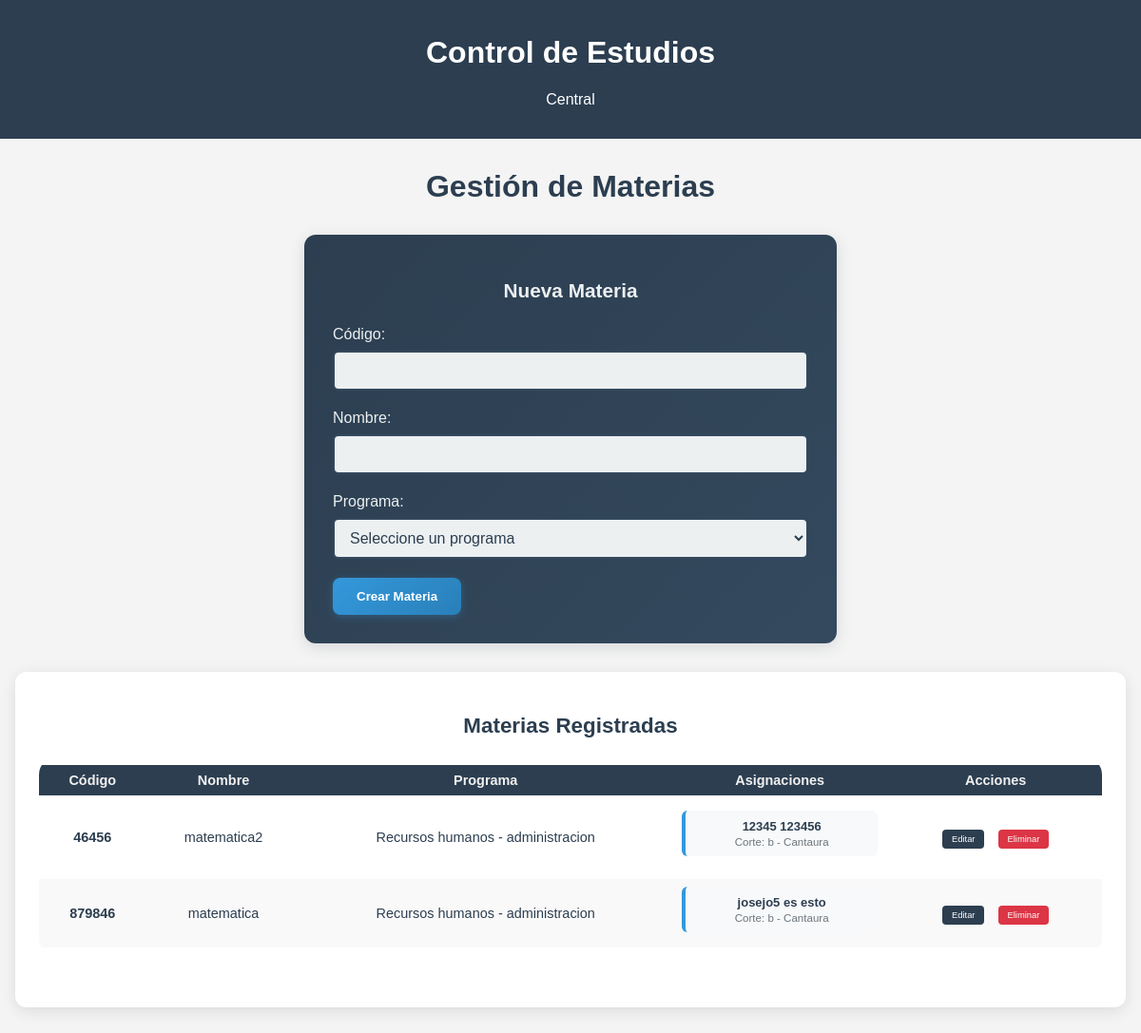
Screenshot of /control_academico/materias with the database file from the repository.
### modulos/control_academico/models.py (models this page shows, shortened)
class Materia(db.Model):
    __tablename__ ='materias'
    codigo = db.Column(db.Integer, primary_key=True, unique=True)
    nombre = db.Column(db.String(100), nullable=False)
    programa_id = db.Column(db.Integer, db.ForeignKey('programas.id'), nullable=False)
    programa = db.relationship('Programa', back_populates='materias')
    asignaciones = db.relationship('AsignacionMateria', back_populates='materia')
    notas = db.relationship('Nota', back_populates='materia')

class Programa(db.Model):
    __tablename__ = 'programas'
    id = db.Column(db.Integer, primary_key=True)
    nombre = db.Column(db.String(100), nullable=False)
    carrera_id = db.Column(db.Integer, db.ForeignKey('carreras.id'), nullable=False)
    carrera = db.relationship('Carrera', back_populates='programas')
    materias = db.relationship('Materia', back_populates='programa')
    cortes = db.relationship('Corte', back_populates='programa')

class Carrera(db.Model):
    __tablename__ = 'carreras'
    id = db.Column(db.Integer, primary_key=True)
    nombre = db.Column(db.String(100), nullable=False, unique=True)
    programas = db.relationship('Programa', back_populates='carrera')
    estudiantes = db.relationship('Estudiante', back_populates='carrera')

class AsignacionMateria(db.Model):
    __tablename__ = 'asignaciones_materias'
    id = db.Column(db.Integer, primary_key=True)
    profesor_id = db.Column(db.String(20), db.ForeignKey('profesores.cedula'), nullable=False)
    materia_codigo = db.Column(db.Integer, db.ForeignKey('materias.codigo'), nullable=False)
    corte_id = db.Column(db.Integer, db.ForeignKey('cortes.id'), nullable=False)
    fecha_asignacion = db.Column(db.DateTime, default=datetime.utcnow, nullable=False)
    profesor = db.relationship('Profesor', back_populates='asignaciones')
    materia = db.relationship('Materia', back_populates='asignaciones')
    corte = db.relationship('Corte', back_populates='asignaciones')
    __table_args__ = (
        db.UniqueConstraint('materia_codigo', 'corte_id', name='uq_materia_corte'),
    )

class Corte(db.Model):
    __tablename__ = 'cortes'
    id = db.Column(db.Integer, primary_key=True)
    programa_id = db.Column(db.Integer, db.ForeignKey('programas.id'), nullable=False)
    seccion = db.Column(db.String(20), nullable=False)
    zona = db.Column(db.String(50), nullable=False)
    fecha_inicio = db.Column(db.Date, nullable=False)
    fecha_fin = db.Column(db.Date, nullable=False)
    programa = db.relationship('Programa', back_populates='cortes')
    inscripciones = db.relationship('Inscripcion', back_populates='corte')
    asignaciones = db.relationship('AsignacionMateria', back_populates='corte')

### modulos/central/models.py (models this page shows, shortened)
class Persona(db.Model):
    __tablename__ = 'personas'
    cedula = db.Column(db.String(20), primary_key=True, unique=True)
    nombre = db.Column(db.String(100), nullable=False)
    apellido = db.Column(db.String(100), nullable=False)
    numero_telefono = db.Column(db.Integer)
    correo_electronico = db.Column(db.String(100), unique=True, nullable=False)
    usuario = db.Column(db.String(50), unique=True, nullable=False)
    contrasenia = db.Column(db.String(100), nullable=False)
    rol = db.Column(db.String(20), nullable=False)
    __mapper_args__ = {
        'polymorphic_identity': 'persona',
        'polymorphic_on': rol
    }

### modulos/control_academico/routes.py (the view)
@bp.route('/materias')
def listar_materias():
    materias = Materia.query.all()
    profesores = Profesor.query.all()
    programas = Programa.query.all()
    asignaciones = AsignacionMateria.query.all()
    return render_template('control_academico/materias.html',
                         materias=materias, profesores=profesores, programas=programas, asignaciones=asignaciones)

### modulos/control_academico/templates/control_academico/materias.html (shortened to what this page needs)
{% extends "central/base.html" %}
{% block content %}
<div class="welcome-container">
    <h1 class="titulo-estudiantes">Gestión de Materias</h1>
    <div class="form-container-academico">
        <h2>Nueva Materia</h2>
        <form action="{{ url_for('control_academico.crear_materia') }}" method="POST">
            <div class="form-group">
                <label for="codigo">Código:</label>
                <input type="text" id="codigo" name="codigo" required >
            </div>
            <div class="form-group">
                <label for="nombre">Nombre:</label>
                <input type="text" id="nombre" name="nombre" required>
            </div>
            <div class="form-group">
                <label for="programa_id">Programa:</label>
                <select name="programa_id" id="programa_id" required>
                    <option value="">Seleccione un programa</option>
                </select>
            </div>
            <button type="submit" class="btn-academico">Crear Materia</button>
        </form>
    </div>
    <div class="tabla-estudiantes-contenedor">
        <h2>Materias Registradas</h2>
        {% if materias %}
            <table class="tabla-estudiantes">
                <thead>
                    <tr>
                        <th>Código</th>
                        <th>Nombre</th>
                        <th>Programa</th>
                        <th>Asignaciones</th>
                        <th>Acciones</th>
                    </tr>
                </thead>
                <tbody>
                    {% for materia in materias %}
                    <tr>
                        <td><strong>{{ materia.codigo }}</strong></td>
                        <td>{{ materia.nombre }}</td>
                        <td>{{ materia.programa.nombre }} - {{ materia.programa.carrera.nombre }}</td>
                        <td>
                            {% set materia_asignaciones = asignaciones|selectattr("materia_codigo", "equalto", materia.codigo)|list %}
                            {% if materia_asignaciones %}
                                <ul class="asignaciones-list">
                                    {% for asignacion in materia_asignaciones %}
                                    <li>
                                        <strong>{{ asignacion.profesor.nombre }} {{ asignacion.profesor.apellido }}</strong><br>
                                        <small>Corte: {{ asignacion.corte.seccion }} - {{ asignacion.corte.zona }}</small>
                                    </li>
                                    {% endfor %}
                                </ul>
                            {% else %}
                                <span class="text-muted">Sin asignaciones</span>
                            {% endif %}
                        </td>
                        <td>
                            <a href="{{ url_for('control_academico.editar_materia', codigo=materia.codigo) }}"
                               class="btn-accion editar">Editar</a>
                            <a href="{{ url_for('control_academico.eliminar_materia', codigo=materia.codigo) }}"
                               class="btn-accion eliminar"
                               onclick="return confirm('¿Está seguro de eliminar esta materia?')">Eliminar</a>
                        </td>
                    </tr>
                    {% endfor %}
                </tbody>
            </table>
        {% else %}
            <div style="text-align: center; padding: 40px;">
                <p class="text-muted">No hay materias registradas.</p>
                <p>Comience creando una nueva materia usando el formulario de arriba.</p>
            </div>
        {% endif %}
    </div>
</div>
{% endblock %}

### modulos/static/css/style.css (style rules this page uses)
body { font-family: Arial, sans-serif; margin: 0; padding: 0; background-color: #f4f4f4; }
.welcome-container { max-width: 1200px; margin: 2rem auto; padding: 0 1rem; }
.welcome-container h1 { text-align: center; color: #2c3e50; margin-bottom: 2rem; }
.titulo-estudiantes { text-align: center; margin-top: 20px; color: #2c3e50; }
a { text-decoration: none ; }
.tabla-estudiantes-contenedor { overflow-x: auto; margin: 0 auto; max-width: 2000px; }
.tabla-estudiantes { width: 100%; max-width: 1500; margin: 0 auto 30px auto; border-collapse: separate; border-spacing: 0 8px; border-radius: 18px; margin-bottom: 30px; background: #fff; overflow: hidden; }
.tabla-estudiantes th, .tabla-estudiantes td { padding: 8px 12px; text-align: center; }
.tabla-estudiantes, .tabla-estudiantes th, .tabla-estudiantes td { font-family: Arial, sans-serif; font-size: 0.95em; color: #2c3e50; }
.tabla-estudiantes th { background-color: #2c3e50; color: #f1f0f0; }
.tabla-estudiantes tr:nth-child(even) { background-color: #f9f9f9; }
.btn-accion { padding: 2px 6px; border-radius: 2px; text-decoration: none; font-size: 0.65em; margin: 0 1px; }
.btn-accion.editar { background: #2c3e50; color: white; }
.btn-accion.eliminar { background: #2c3e50; color: white; }
.form-group { margin-bottom: 15px; }
.form-group label { display: block; margin-bottom: 5px; font-weight: bold; }
.form-group select { width: 100%; padding: 8px; border: 1px solid #ddd; border-radius: 4px; }
.btn-accion { padding: 5px 10px; border-radius: 4px; text-decoration: none; color: white; margin: 0 5px; }
.btn-accion.eliminar { background-color: #dc3545; }
.form-group { margin-bottom: 18px; width: 100%; text-align: left; }
.form-group label { display: block; margin-bottom: 6px; color: #444; font-weight: 500; }
.form-group input, .form-group select { width: 100%; padding: 8px 10px; border: 1px solid #ccc; border-radius: 6px; background: #fafafa; font-size: 1rem; box-sizing: border-box; }
.tabla-estudiantes-contenedor { background: white; border-radius: 12px; padding: 25px; box-shadow: 0 4px 16px rgba(0,0,0,0.1); margin-bottom: 30px; }
.tabla-estudiantes-contenedor h2 { color: #2c3e50; margin-bottom: 20px; text-align: center; font-size: 1.4em; }
.asignaciones-list { list-style: none; padding: 0; margin: 0; }
.asignaciones-list li { margin-bottom: 8px; padding: 8px 12px; background: #f8f9fa; border-radius: 6px; border-left: 4px solid #3498db; }
.asignaciones-list li strong { color: #2c3e50; font-size: 0.9em; }
.asignaciones-list li small { color: #6c757d; font-size: 0.8em; }
.form-container-academico { background: linear-gradient(135deg, #2c3e50 0%, #34495e 100%); border-radius: 12px; padding: 30px; max-width: 500px; margin: 30px auto; box-shadow: 0 4px 16px rgba(44,62,80,0.15); }
.form-container-academico h2 { color: #ecf0f1; margin-bottom: 25px; text-align: center; font-size: 1.3em; }
.form-container-academico .form-group { margin-bottom: 20px; }
.form-container-academico .form-group label { color: #ecf0f1; font-weight: 500; margin-bottom: 8px; }
.form-container-academico .form-group input, .form-container-academico .form-group select { background: #ecf0f1; color: #2c3e50; border: 2px solid #34495e; border-radius: 6px; padding: 10px 12px; font-size: 1rem; transition: border-color 0.3s ease; }
.btn-academico { background: linear-gradient(135deg, #3498db 0%, #2980b9 100%); color: white; border: none; border-radius: 8px; padding: 12px 25px; font-weight: bold; cursor: pointer; transition: all 0.3s ease; text-decoration: none; display: inline-block; box-shadow: 0 2px 8px rgba(52,152,219,0.3); }
.tabla-estudiantes-contenedor, .form-container-academico, .stat-card { animation: fadeIn 0.6s ease-out; }
.form-container-academico input::placeholder, .form-container-academico select::placeholder { color: #6c757d; opacity: 0.7; }
.btn-accion { transition: all 0.2s ease; }

### rows the page displays
Materia: codigo "46456", nombre "matematica2", programa.nombre "Recursos humanos", programa.carrera.nombre "administracion"
AsignacionMateria: profesor.nombre "12345", profesor.apellido "123456", corte.seccion "b", corte.zona "Cantaura"
Materia: codigo "879846", nombre "matematica", programa.nombre "Recursos humanos", programa.carrera.nombre "administracion"
AsignacionMateria: profesor.nombre "josejo5", profesor.apellido "es esto", corte.seccion "b", corte.zona "Cantaura"
